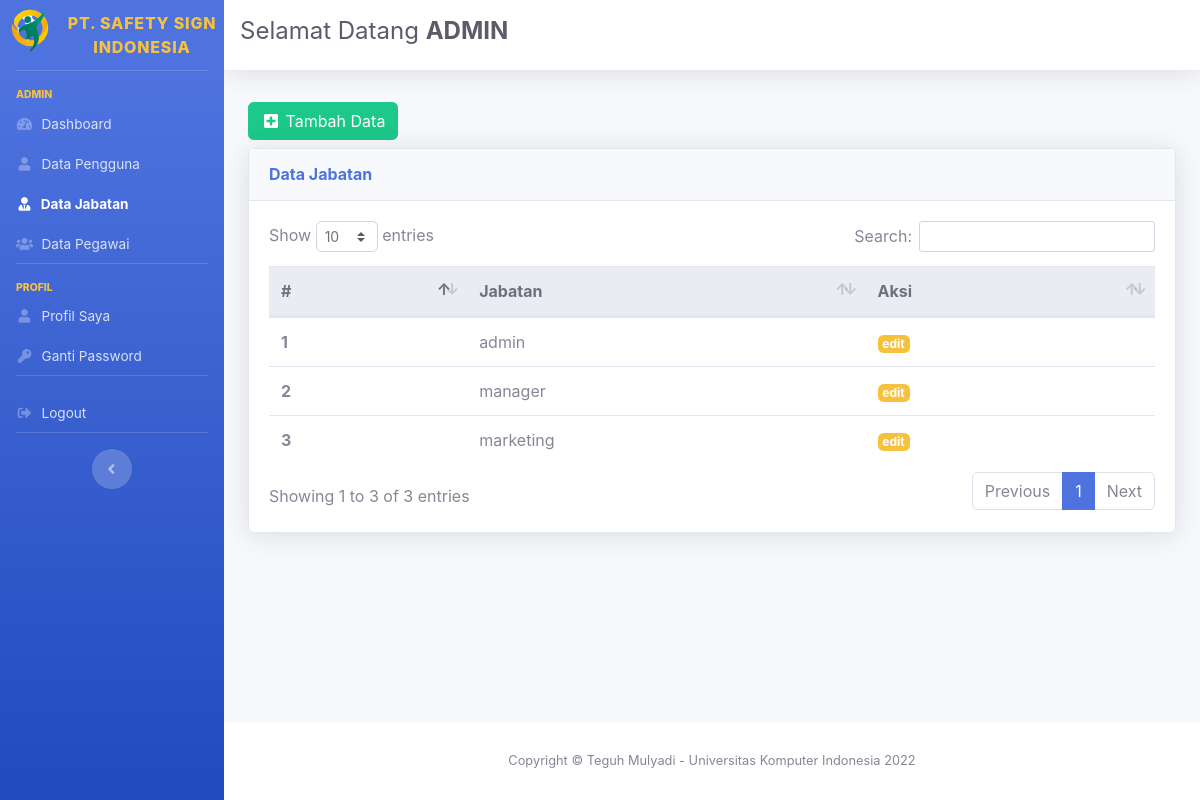
The page /admin/index.php?menu=jabatan&action=tampil (signed in) on the database as committed earlier.
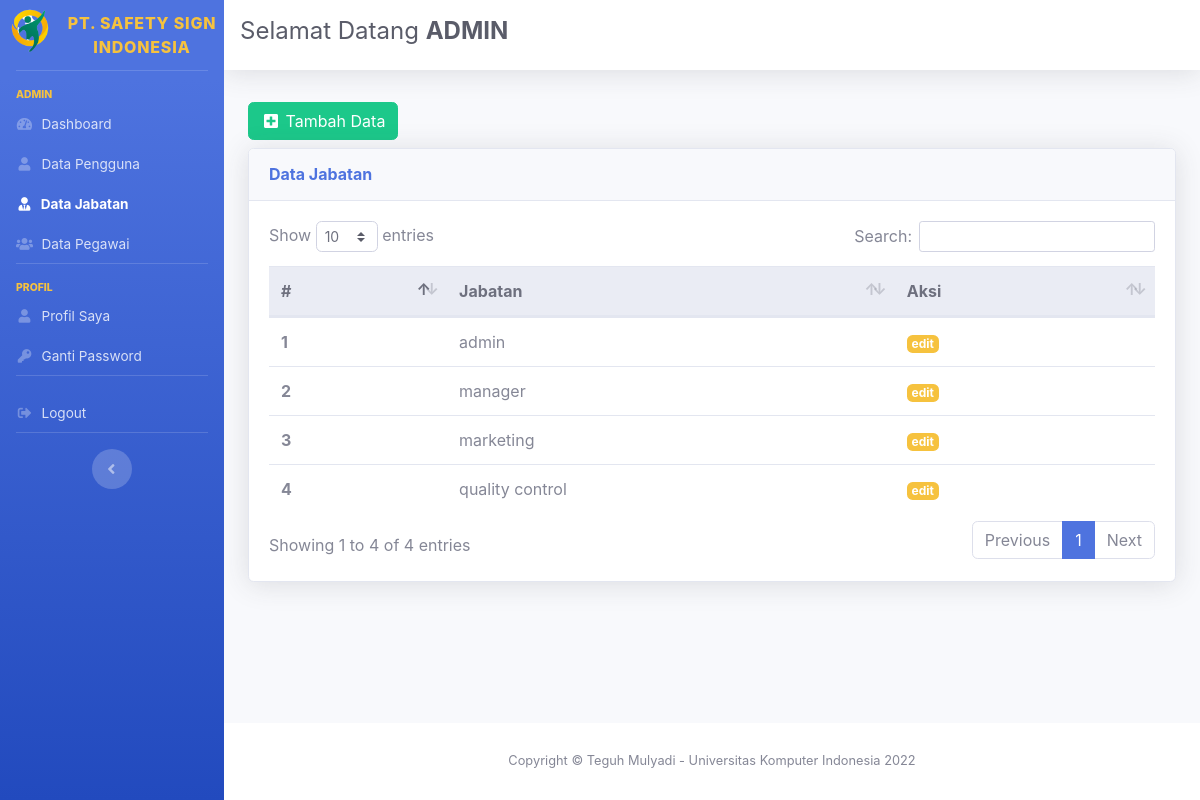
The same page on the database as committed later.
### tables this page shows
CREATE TABLE `tbl_jabatan` (
  `id_jabatan` int(11) NOT NULL,
  `nama_jabatan` varchar(50) NOT NULL
);

### admin/tampil_data_role.php (the view)
<?php
include 'config.php';
$sql = "SELECT * FROM tbl_jabatan";
$hasil = mysqli_query($con, $sql);
?>
<a href="?menu=jabatan&action=tambah" class="btn btn-success my-2">
    <i class="fas fa-fw fa-plus-square"></i>
    <span>Tambah Data</span>
</a>
<div class="card shadow mb-4">
    <div class="card-header py-3">
        <h6 class="m-0 font-weight-bold text-primary">Data Jabatan</h6>
    </div>
    <div class="card-body">
        <div class="table-responsive">
            <table class="table table-hover" id="dataTable" width="100%" cellspacing="0">
                <thead class="thead-light">
                    <tr>
                        <th>#</th>
                        <th>Jabatan</th>
                        <th>Aksi</th>
                    </tr>
                </thead>
                <tbody>
                    <?php
                    $i = 1;
                    while ($row = mysqli_fetch_assoc($hasil)) {
                    ?>
                        <tr>
                            <th scope="row"><?= $i++ ?></th>
                            <td><?= $row['nama_jabatan']; ?></td>
                            <td>
                                <a href="?menu=jabatan&action=edit&id=<?= $row['id_jabatan'] ?>" class="badge badge-warning">edit</a>
                            </td>
                        </tr>
                    <?php }
                    ?>
                </tbody>
            </table>
        </div>
    </div>
</div>

Rows that differ between the two databases and show on the page:
added tbl_jabatan: nama_jabatan "quality control"
Other text that changed with them:
text written by a page script: "Show entries Search: Showing 1 to 3 of 3 entries Previous 1 Next" → "Show entries Search: Showing 1 to 4 of 4 entries Previous 1 Next"
